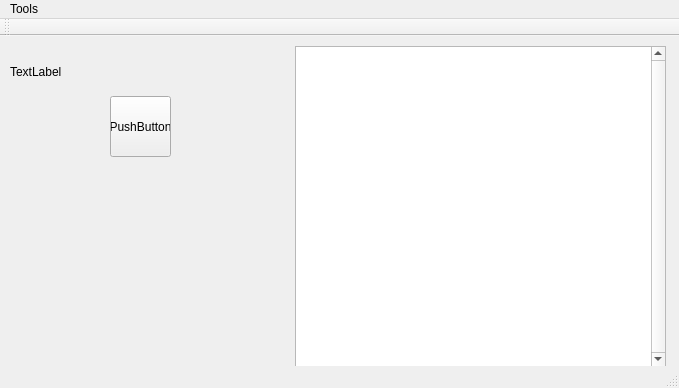
<?xml version="1.0" encoding="UTF-8"?>
<ui version="4.0">
 <class>MainWindow</class>
 <widget class="QMainWindow" name="MainWindow">
  <property name="geometry">
   <rect>
    <x>0</x>
    <y>0</y>
    <width>679</width>
    <height>388</height>
   </rect>
  </property>
  <property name="windowTitle">
   <string>MainWindow</string>
  </property>
  <widget class="QWidget" name="centralWidget">
   <widget class="QTableView" name="tableView">
    <property name="geometry">
     <rect>
      <x>295</x>
      <y>10</y>
      <width>371</width>
      <height>321</height>
     </rect>
    </property>
    <property name="verticalScrollBarPolicy">
     <enum>Qt::ScrollBarAlwaysOn</enum>
    </property>
    <property name="horizontalScrollBarPolicy">
     <enum>Qt::ScrollBarAlwaysOff</enum>
    </property>
    <attribute name="horizontalHeaderVisible">
     <bool>false</bool>
    </attribute>
    <attribute name="verticalHeaderVisible">
     <bool>false</bool>
    </attribute>
   </widget>
   <widget class="QLabel" name="label">
    <property name="geometry">
     <rect>
      <x>10</x>
      <y>20</y>
      <width>281</width>
      <height>31</height>
     </rect>
    </property>
    <property name="text">
     <string>TextLabel</string>
    </property>
   </widget>
   <widget class="QPushButton" name="pushButton">
    <property name="geometry">
     <rect>
      <x>110</x>
      <y>60</y>
      <width>61</width>
      <height>61</height>
     </rect>
    </property>
    <property name="text">
     <string>PushButton</string>
    </property>
   </widget>
  </widget>
  <widget class="QMenuBar" name="menuBar">
   <property name="geometry">
    <rect>
     <x>0</x>
     <y>0</y>
     <width>679</width>
     <height>21</height>
    </rect>
   </property>
   <widget class="QMenu" name="menuTools">
    <property name="title">
     <string>Tools</string>
    </property>
    <addaction name="actionOpen_an_Address_Book"/>
    <addaction name="separator"/>
    <addaction name="actionExit"/>
   </widget>
   <addaction name="menuTools"/>
  </widget>
  <widget class="QToolBar" name="mainToolBar">
   <attribute name="toolBarArea">
    <enum>TopToolBarArea</enum>
   </attribute>
   <attribute name="toolBarBreak">
    <bool>false</bool>
   </attribute>
  </widget>
  <widget class="QStatusBar" name="statusBar"/>
  <action name="actionOpen_an_Address_Book">
   <property name="text">
    <string>Open an Address Book...</string>
   </property>
  </action>
  <action name="actionExit">
   <property name="text">
    <string>Exit</string>
   </property>
  </action>
 </widget>
 <layoutdefault spacing="6" margin="11"/>
 <resources/>
 <connections/>
</ui>
